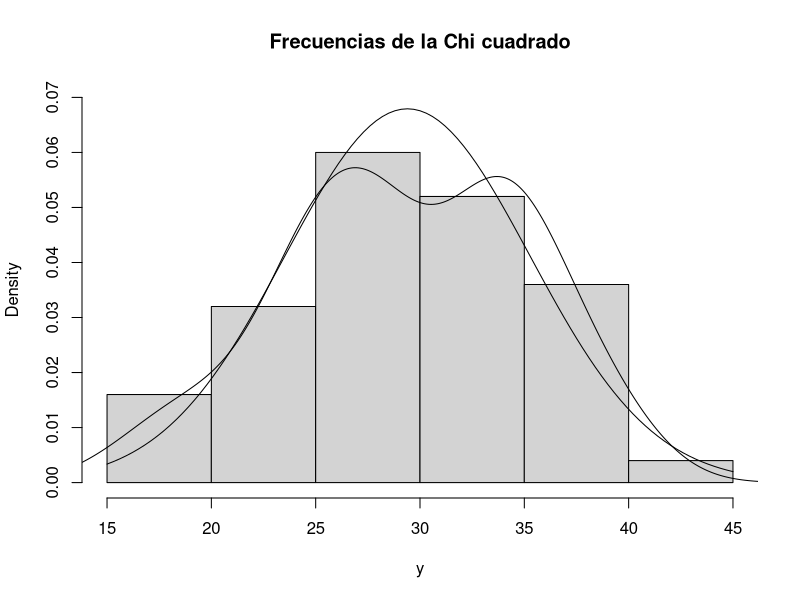
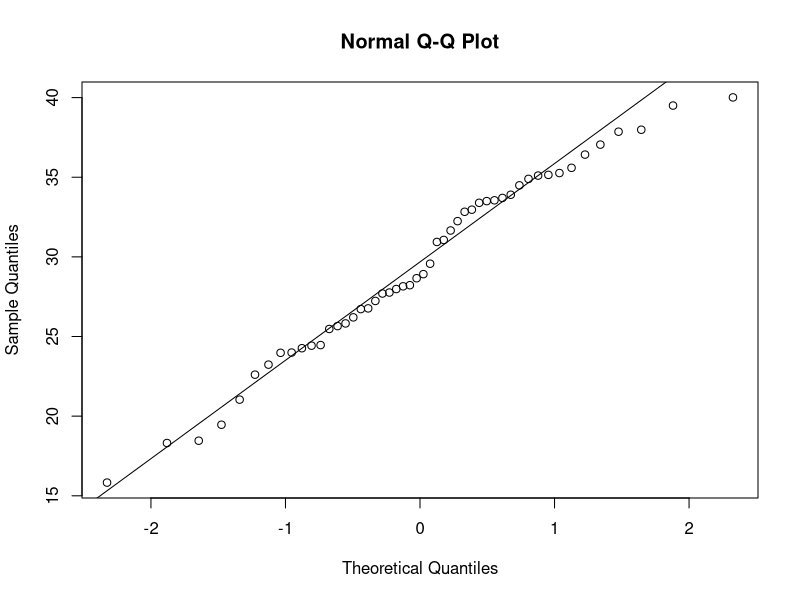
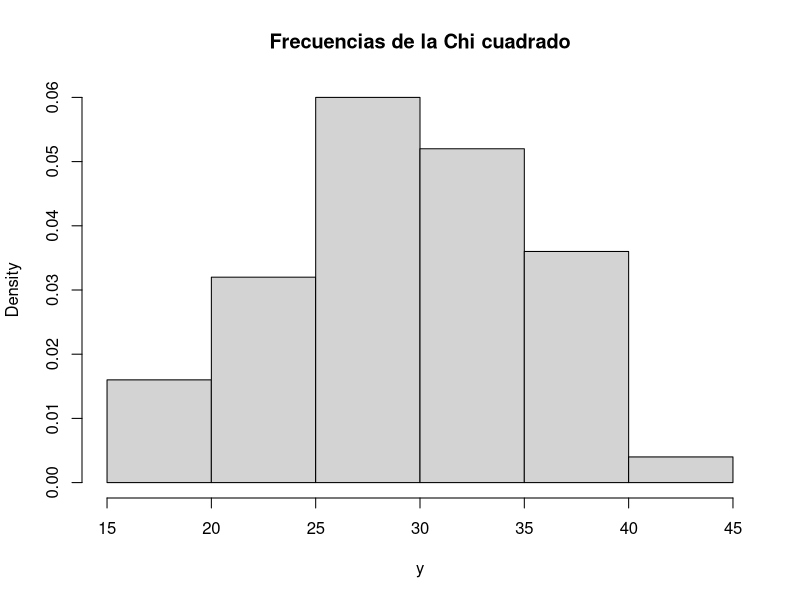
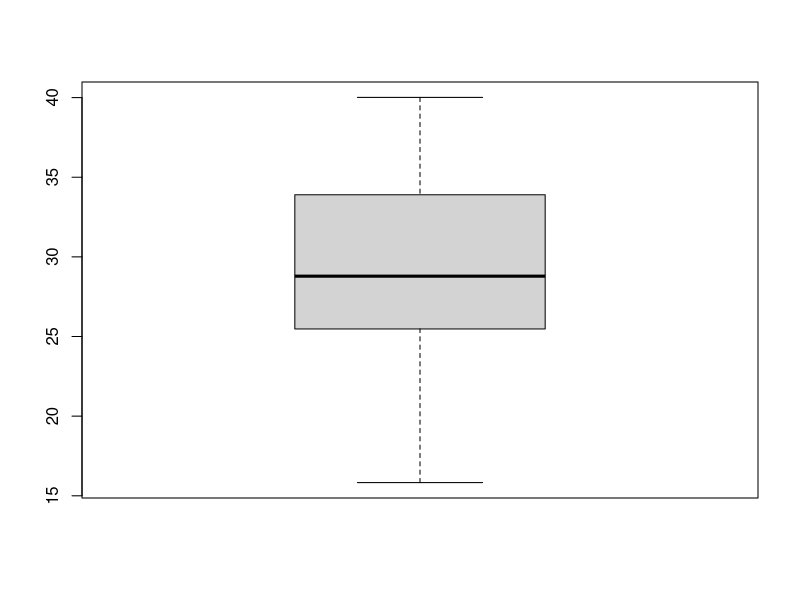
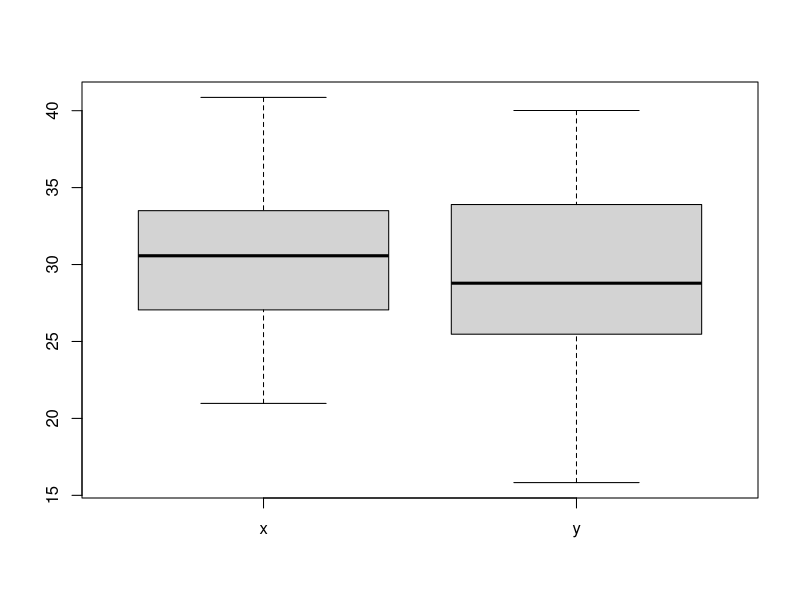
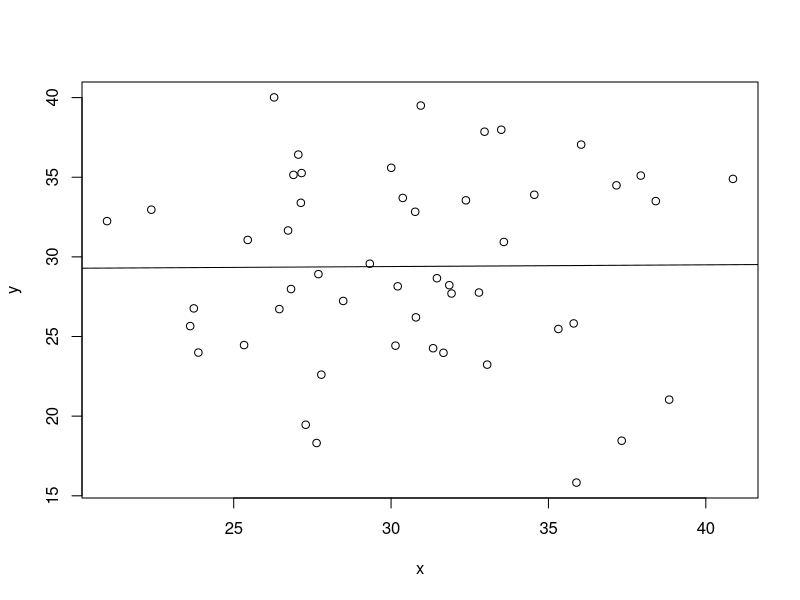
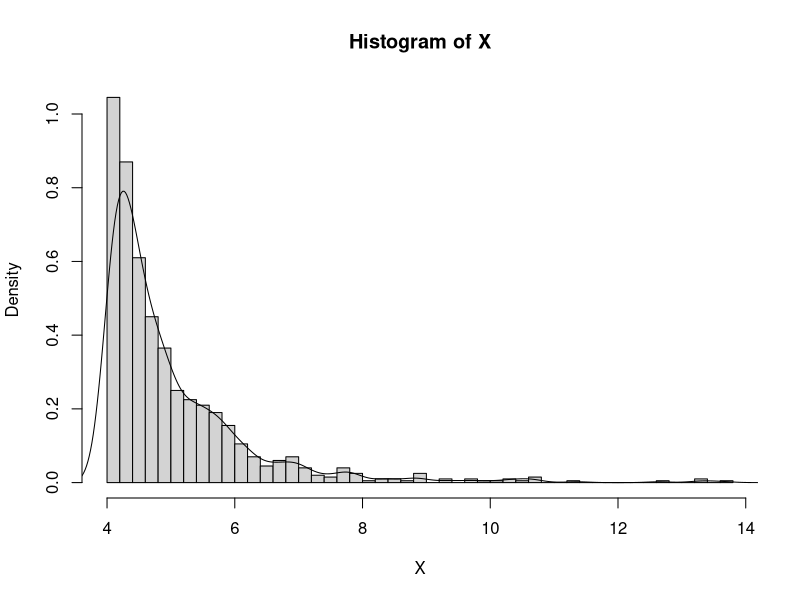

Write R code to recreate these figures, in order.
## ---- chunk 1
set.seed(1)
y <- rchisq(n = 50, df = 30)
x <- rnorm(n = 50, mean = 30, sd = 5)
## ---- chunk 2
mean(y)
sd(y)
quantile(y, probs = c(0.25, 0.5, 0.75))
## ---- chunk 3
hist(y, freq = FALSE, main = "Frecuencias de la Chi cuadrado", ylim = c(0,0.07))
lines(density(y), add = TRUE)
curve(dnorm(x, mean = mean(y), sd = sd(y)), add = TRUE)
## ---- chunk 4
qqnorm(y)
qqline(y)
## ---- chunk 5
hist(y, freq = FALSE, main = "Frecuencias de la Chi cuadrado")
## ---- chunk 6
boxplot(y)
## ---- chunk 7
boxplot(x, y, names = c("x", "y"))
## ---- chunk 8
plot(x, y)
modelo <- lm(y ~ x)
abline(modelo)
## ---- chunk 9
apuesta <- function(dados = 4) {
    muestra <- sample(1:6, dados, replace = TRUE)
    any(muestra == 6)
    # 6 %in% muestra # alternativa
}
## ---- chunk 10
nsim <- 10000
x <- rep(4, nsim)
x <- sapply(x, apuesta)
mean(x)
print("Probabilidad exacta:")
exacta <- 1 - (5 / 6)^4
exacta
all.equal(mean(x), exacta)
## ---- chunk 11
nsim <- 1000
a <- 5
b <- 4
U <- runif(nsim)

f <- function(x) {
    ifelse(x >= b,
        a * b^a / (x^(a + 1)),
        0
    )
}

F <- function(x) {
    ifelse(x >= b,
        1 - (b / x)^a,
        0
    )
}

Finv <- function(u) {
    b / (1 - u)^(1 / a)
}

X <- sapply(U, Finv)
hist(X, freq = FALSE, breaks = "FD")
lines(density(X))

ks.test(X, F)
## ---- chunk 12
fun <- function(x) {
    1 / (1 + x^2)
}

nsim <- 1000
X <- runif(nsim)
Y <- f(X)
simuls <- cumsum(Y)
exacto <- pi / 4

